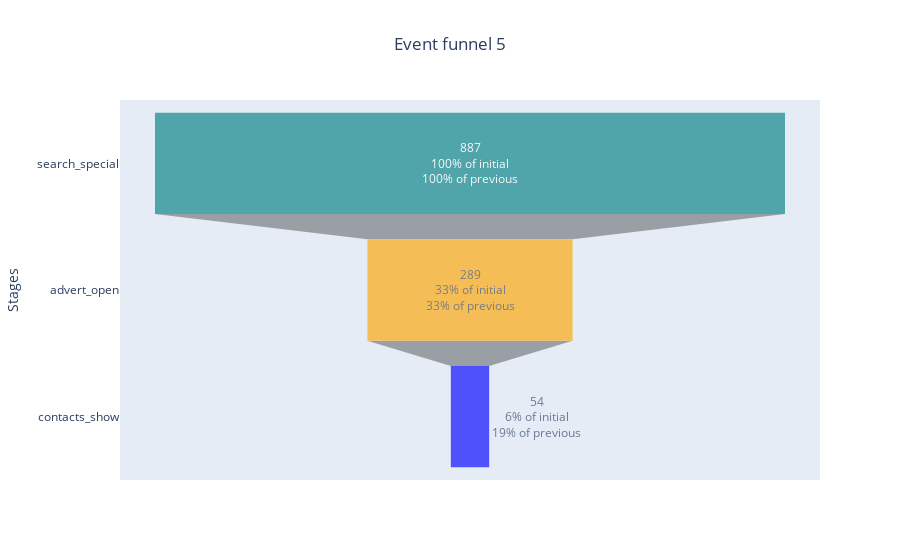

The notebook cell this image was saved under:
### Markdown cell above
[Funnel 4](https://chart-studio.plotly.com/~psimera/10/#/). Standard search gives us a third from users who have used to contact the contacts

### Code cell
funnel(mob, 5, 'search_special', 'advert_open', 'contacts_show')

### Figure 1 — Plotly figure (JSON) as saved in the notebook; plotly's stock layout.template omitted (floating-point values rounded to 4 significant figures)
{"data": [{"marker": {"color": ["teal", "orange", "blue", "green", "silver"]}, "opacity": 0.65, "textinfo": "value+percent initial+percent previous", "type": "funnel", "x": [887, 289, 54], "y": ["search_special", "advert_open", "contacts_show"]}], "layout": {"title": {"text": "Event funnel 5", "x": 0.5}, "yaxis": {"title": {"text": "Stages"}}}}
